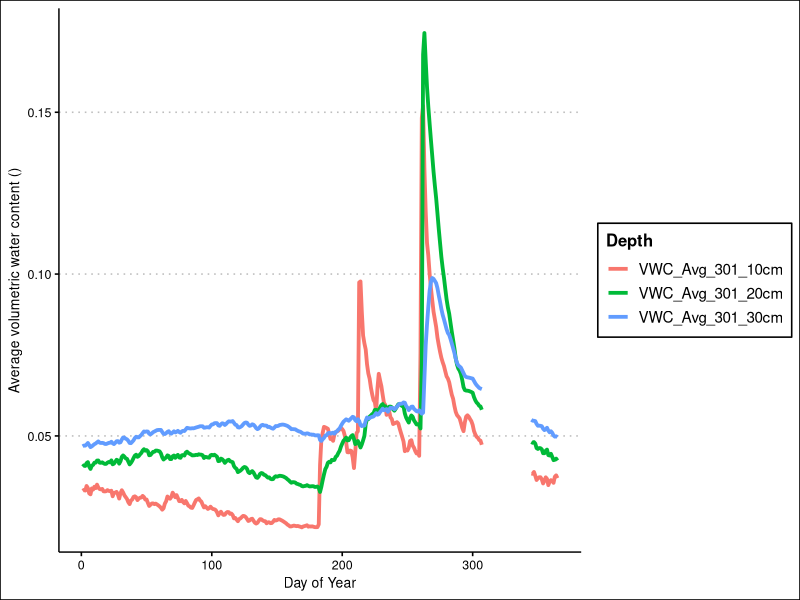

Here is the R script that generated this plot:
library(dplyr)
library(tidyverse)
library(ggplot2)
#install.packages("ggthemes")
library(ggthemes)
library(RColorBrewer)

#reading data into RStudio and adjusting headers
jornada <- read.csv("jornada_data.csv",header=F 
                    ,skip=4
                    ,sep=","  
                    ,quot='"' 
                    , col.names=c(
                      "Date",     
                      "Year",     
                      "YearDay",     
                      "Hours",     
                      "RECORD",     
                      "Flag_RECORD",     
                      "Sitename",     
                      "VWC_Avg_301_10cm",     
                      "Flag_VWC_Avg_301_10cm",     
                      "EC_Avg_301_10cm",     
                      "Flag_EC_Avg_301_10cm",     
                      "Soil_Temp_Avg_301_10cm",     
                      "Flag_Soil_Temp_Avg_301_10cm",     
                      "P_Avg_301_10cm",     
                      "Flag_P_Avg_301_10cm",     
                      "Period_Avg_301_10cm",     
                      "Flag_Period_Avg_301_10cm",     
                      "Voltage_Ratio_Avg_301_10cm",     
                      "Flag_Voltage_Ratio_Avg_301_10cm",     
                      "VWC_Avg_301_20cm",     
                      "Flag_VWC_Avg_301_20cm",     
                      "EC_Avg_301_20cm",     
                      "Flag_EC_Avg_301_20cm",     
                      "Soil_Temp_Avg_301_20cm",     
                      "Flag_Soil_Temp_Avg_301_20cm",     
                      "P_Avg_301_20cm",     
                      "Flag_P_Avg_301_20cm",     
                      "Period_Avg_301_20cm",     
                      "Flag_Period_Avg_301_20cm",     
                      "Voltage_Ratio_Avg_301_20cm",     
                      "Flag_Voltage_Ratio_Avg_301_20cm",     
                      "VWC_Avg_301_30cm",     
                      "Flag_VWC_Avg_301_30cm",     
                      "EC_Avg_301_30cm",     
                      "Flag_EC_Avg_301_30cm",     
                      "Soil_Temp_Avg_301_30cm",     
                      "Flag_Soil_Temp_Avg_301_30cm",     
                      "P_Avg_301_30cm",     
                      "Flag_P_Avg_301_30cm",     
                      "Period_Avg_301_30cm",     
                      "Flag_Period_Avg_301_30cm",     
                      "Voltage_Ratio_Avg_301_30cm",     
                      "Flag_Voltage_Ratio_Avg_301_30cm",     
                      "VWC_Avg_302_10cm",     
                      "Flag_VWC_Avg_302_10cm",     
                      "EC_Avg_302_10cm",     
                      "Flag_EC_Avg_302_10cm",     
                      "Soil_Temp_Avg_302_10cm",     
                      "Flag_Soil_Temp_Avg_302_10cm",     
                      "P_Avg_302_10cm",     
                      "Flag_P_Avg_302_10cm",     
                      "Period_Avg_302_10cm",     
                      "Flag_Period_Avg_302_10cm",     
                      "Voltage_Ratio_Avg_302_10cm",     
                      "Flag_Voltage_Ratio_Avg_302_10cm",     
                      "VWC_Avg_302_20cm",     
                      "Flag_VWC_Avg_302_20cm",     
                      "EC_Avg_302_20cm",     
                      "Flag_EC_Avg_302_20cm",     
                      "Soil_Temp_Avg_302_20cm",     
                      "Flag_Soil_Temp_Avg_302_20cm",     
                      "P_Avg_302_20cm",     
                      "Flag_P_Avg_302_20cm",     
                      "Period_Avg_302_20cm",     
                      "Flag_Period_Avg_302_20cm",     
                      "Voltage_Ratio_Avg_302_20cm",     
                      "Flag_Voltage_Ratio_Avg_302_20cm",     
                      "VWC_Avg_302_30cm",     
                      "Flag_VWC_Avg_302_30cm",     
                      "EC_Avg_302_30cm",     
                      "Flag_EC_Avg_302_30cm",     
                      "Soil_Temp_Avg_302_30cm",     
                      "Flag_Soil_Temp_Avg_302_30cm",     
                      "P_Avg_302_30cm",     
                      "Flag_P_Avg_302_30cm",     
                      "Period_Avg_302_30cm",     
                      "Flag_Period_Avg_302_30cm",     
                      "Voltage_Ratio_Avg_302_30cm",     
                      "Flag_Voltage_Ratio_Avg_302_30cm",     
                      "VwcCorr_Avg_301_10cm",     
                      "Flag_VwcCorr_Avg_301_10cm",     
                      "VwcCorr_Avg_301_20cm",     
                      "Flag_VwcCorr_Avg_301_20cm",     
                      "VwcCorr_Avg_301_30cm",     
                      "Flag_VwcCorr_Avg_301_30cm",     
                      "VwcCorr_Avg_302_10cm",     
                      "Flag_VwcCorr_Avg_302_10cm",     
                      "VwcCorr_Avg_302_20cm",     
                      "Flag_VwcCorr_Avg_302_20cm",     
                      "VwcCorr_Avg_302_30cm",     
                      "Flag_VwcCorr_Avg_302_30cm"    ), check.names=TRUE)

#converting dates into accessible format
tmpDateFormat<-"%Y-%m-%d"
tmp1Date<-as.Date(jornada$Date,format=tmpDateFormat)
View(jornada)

#checking for proper conversion
if(length(tmp1Date) == length(tmp1Date[!is.na(tmp1Date)])){jornada$Date <- tmp1Date } else {print("Date conversion failed for dt1$Date. Please inspect the data and do the date conversion yourself.")}
rm(tmpDateFormat,tmp1Date)

if (class(jornada$Year)=="factor") dt1$Year <-as.numeric(levels(dt1$Year))[as.integer(dt1$Year) ]
if (class(jornada$Year)=="character") dt1$Year <-as.numeric(dt1$Year)
if (class(jornada$YearDay)=="factor") jornada$YearDay <-as.numeric(levels(jornada$YearDay))[as.integer(jornada$YearDay) ]               
if (class(jornada$YearDay)=="character") jornada$YearDay <-as.numeric(jornada$YearDay)
if (class(jornada$Hours)=="factor") jornada$Hours <-as.numeric(levels(jornada$Hours))[as.integer(jornada$Hours) ]               
if (class(jornada$Hours)=="character") jornada$Hours <-as.numeric(jornada$Hours)
if (class(jornada$RECORD)=="factor") jornada$RECORD <-as.numeric(levels(jornada$RECORD))[as.integer(jornada$RECORD) ]               
if (class(jornada$RECORD)=="character") jornada$RECORD <-as.numeric(jornada$RECORD)
if (class(jornada$Flag_RECORD)!="factor") jornada$Flag_RECORD<- as.factor(jornada$Flag_RECORD)
if (class(jornada$VWC_Avg_301_10cm)=="factor") jornada$VWC_Avg_301_10cm <-as.numeric(levels(jornada$VWC_Avg_301_10cm))[as.integer(jornada$VWC_Avg_301_10cm) ]               
if (class(jornada$VWC_Avg_301_10cm)=="character") jornada$VWC_Avg_301_10cm <-as.numeric(jornada$VWC_Avg_301_10cm)
if (class(jornada$Flag_VWC_Avg_301_10cm)!="factor") jornada$Flag_VWC_Avg_301_10cm<- as.factor(jornada$Flag_VWC_Avg_301_10cm)
if (class(jornada$EC_Avg_301_10cm)=="factor") jornada$EC_Avg_301_10cm <-as.numeric(levels(jornada$EC_Avg_301_10cm))[as.integer(jornada$EC_Avg_301_10cm) ]               
if (class(jornada$EC_Avg_301_10cm)=="character") jornada$EC_Avg_301_10cm <-as.numeric(jornada$EC_Avg_301_10cm)
if (class(jornada$Flag_EC_Avg_301_10cm)!="factor") jornada$Flag_EC_Avg_301_10cm<- as.factor(jornada$Flag_EC_Avg_301_10cm)
if (class(jornada$Soil_Temp_Avg_301_10cm)=="factor") jornada$Soil_Temp_Avg_301_10cm <-as.numeric(levels(jornada$Soil_Temp_Avg_301_10cm))[as.integer(jornada$Soil_Temp_Avg_301_10cm) ]               
if (class(jornada$Soil_Temp_Avg_301_10cm)=="character") jornada$Soil_Temp_Avg_301_10cm <-as.numeric(jornada$Soil_Temp_Avg_301_10cm)
if (class(jornada$Flag_Soil_Temp_Avg_301_10cm)!="factor") jornada$Flag_Soil_Temp_Avg_301_10cm<- as.factor(jornada$Flag_Soil_Temp_Avg_301_10cm)
if (class(jornada$P_Avg_301_10cm)=="factor") jornada$P_Avg_301_10cm <-as.numeric(levels(jornada$P_Avg_301_10cm))[as.integer(jornada$P_Avg_301_10cm) ]               
if (class(jornada$P_Avg_301_10cm)=="character") jornada$P_Avg_301_10cm <-as.numeric(jornada$P_Avg_301_10cm)
if (class(jornada$Flag_P_Avg_301_10cm)!="factor") jornada$Flag_P_Avg_301_10cm<- as.factor(jornada$Flag_P_Avg_301_10cm)
if (class(jornada$Period_Avg_301_10cm)=="factor") jornada$Period_Avg_301_10cm <-as.numeric(levels(jornada$Period_Avg_301_10cm))[as.integer(jornada$Period_Avg_301_10cm) ]               
if (class(jornada$Period_Avg_301_10cm)=="character") jornada$Period_Avg_301_10cm <-as.numeric(jornada$Period_Avg_301_10cm)
if (class(jornada$Flag_Period_Avg_301_10cm)!="factor") jornada$Flag_Period_Avg_301_10cm<- as.factor(jornada$Flag_Period_Avg_301_10cm)
if (class(jornada$Voltage_Ratio_Avg_301_10cm)=="factor") jornada$Voltage_Ratio_Avg_301_10cm <-as.numeric(levels(jornada$Voltage_Ratio_Avg_301_10cm))[as.integer(jornada$Voltage_Ratio_Avg_301_10cm) ]               
if (class(jornada$Voltage_Ratio_Avg_301_10cm)=="character") jornada$Voltage_Ratio_Avg_301_10cm <-as.numeric(jornada$Voltage_Ratio_Avg_301_10cm)
if (class(jornada$Flag_Voltage_Ratio_Avg_301_10cm)!="factor") jornada$Flag_Voltage_Ratio_Avg_301_10cm<- as.factor(jornada$Flag_Voltage_Ratio_Avg_301_10cm)
if (class(jornada$VWC_Avg_301_20cm)=="factor") jornada$VWC_Avg_301_20cm <-as.numeric(levels(jornada$VWC_Avg_301_20cm))[as.integer(jornada$VWC_Avg_301_20cm) ]               
if (class(jornada$VWC_Avg_301_20cm)=="character") jornada$VWC_Avg_301_20cm <-as.numeric(jornada$VWC_Avg_301_20cm)
if (class(jornada$Flag_VWC_Avg_301_20cm)!="factor") jornada$Flag_VWC_Avg_301_20cm<- as.factor(jornada$Flag_VWC_Avg_301_20cm)
if (class(jornada$EC_Avg_301_20cm)=="factor") jornada$EC_Avg_301_20cm <-as.numeric(levels(jornada$EC_Avg_301_20cm))[as.integer(jornada$EC_Avg_301_20cm) ]               
if (class(jornada$EC_Avg_301_20cm)=="character") jornada$EC_Avg_301_20cm <-as.numeric(jornada$EC_Avg_301_20cm)
if (class(jornada$Flag_EC_Avg_301_20cm)!="factor") jornada$Flag_EC_Avg_301_20cm<- as.factor(jornada$Flag_EC_Avg_301_20cm)
if (class(jornada$Soil_Temp_Avg_301_20cm)=="factor") jornada$Soil_Temp_Avg_301_20cm <-as.numeric(levels(jornada$Soil_Temp_Avg_301_20cm))[as.integer(jornada$Soil_Temp_Avg_301_20cm) ]               
if (class(jornada$Soil_Temp_Avg_301_20cm)=="character") jornada$Soil_Temp_Avg_301_20cm <-as.numeric(jornada$Soil_Temp_Avg_301_20cm)
if (class(jornada$Flag_Soil_Temp_Avg_301_20cm)!="factor") jornada$Flag_Soil_Temp_Avg_301_20cm<- as.factor(jornada$Flag_Soil_Temp_Avg_301_20cm)
if (class(jornada$P_Avg_301_20cm)=="factor") jornada$P_Avg_301_20cm <-as.numeric(levels(jornada$P_Avg_301_20cm))[as.integer(jornada$P_Avg_301_20cm) ]               
if (class(jornada$P_Avg_301_20cm)=="character") jornada$P_Avg_301_20cm <-as.numeric(jornada$P_Avg_301_20cm)
if (class(jornada$Flag_P_Avg_301_20cm)!="factor") jornada$Flag_P_Avg_301_20cm<- as.factor(jornada$Flag_P_Avg_301_20cm)
if (class(jornada$Period_Avg_301_20cm)=="factor") jornada$Period_Avg_301_20cm <-as.numeric(levels(jornada$Period_Avg_301_20cm))[as.integer(jornada$Period_Avg_301_20cm) ]               
if (class(jornada$Period_Avg_301_20cm)=="character") jornada$Period_Avg_301_20cm <-as.numeric(jornada$Period_Avg_301_20cm)
if (class(jornada$Flag_Period_Avg_301_20cm)!="factor") jornada$Flag_Period_Avg_301_20cm<- as.factor(jornada$Flag_Period_Avg_301_20cm)
if (class(jornada$Voltage_Ratio_Avg_301_20cm)=="factor") jornada$Voltage_Ratio_Avg_301_20cm <-as.numeric(levels(jornada$Voltage_Ratio_Avg_301_20cm))[as.integer(jornada$Voltage_Ratio_Avg_301_20cm) ]               
if (class(jornada$Voltage_Ratio_Avg_301_20cm)=="character") jornada$Voltage_Ratio_Avg_301_20cm <-as.numeric(jornada$Voltage_Ratio_Avg_301_20cm)
if (class(jornada$Flag_Voltage_Ratio_Avg_301_20cm)!="factor") jornada$Flag_Voltage_Ratio_Avg_301_20cm<- as.factor(jornada$Flag_Voltage_Ratio_Avg_301_20cm)
if (class(jornada$VWC_Avg_301_30cm)=="factor") jornada$VWC_Avg_301_30cm <-as.numeric(levels(jornada$VWC_Avg_301_30cm))[as.integer(jornada$VWC_Avg_301_30cm) ]               
if (class(jornada$VWC_Avg_301_30cm)=="character") jornada$VWC_Avg_301_30cm <-as.numeric(jornada$VWC_Avg_301_30cm)
if (class(jornada$Flag_VWC_Avg_301_30cm)!="factor") jornada$Flag_VWC_Avg_301_30cm<- as.factor(jornada$Flag_VWC_Avg_301_30cm)
if (class(jornada$EC_Avg_301_30cm)=="factor") jornada$EC_Avg_301_30cm <-as.numeric(levels(jornada$EC_Avg_301_30cm))[as.integer(jornada$EC_Avg_301_30cm) ]               
if (class(jornada$EC_Avg_301_30cm)=="character") jornada$EC_Avg_301_30cm <-as.numeric(jornada$EC_Avg_301_30cm)
if (class(jornada$Flag_EC_Avg_301_30cm)!="factor") jornada$Flag_EC_Avg_301_30cm<- as.factor(jornada$Flag_EC_Avg_301_30cm)
if (class(jornada$Soil_Temp_Avg_301_30cm)=="factor") jornada$Soil_Temp_Avg_301_30cm <-as.numeric(levels(jornada$Soil_Temp_Avg_301_30cm))[as.integer(jornada$Soil_Temp_Avg_301_30cm) ]               
if (class(jornada$Soil_Temp_Avg_301_30cm)=="character") jornada$Soil_Temp_Avg_301_30cm <-as.numeric(jornada$Soil_Temp_Avg_301_30cm)
if (class(jornada$Flag_Soil_Temp_Avg_301_30cm)!="factor") jornada$Flag_Soil_Temp_Avg_301_30cm<- as.factor(jornada$Flag_Soil_Temp_Avg_301_30cm)
if (class(jornada$P_Avg_301_30cm)=="factor") jornada$P_Avg_301_30cm <-as.numeric(levels(jornada$P_Avg_301_30cm))[as.integer(jornada$P_Avg_301_30cm) ]               
if (class(jornada$P_Avg_301_30cm)=="character") jornada$P_Avg_301_30cm <-as.numeric(jornada$P_Avg_301_30cm)
if (class(jornada$Flag_P_Avg_301_30cm)!="factor") jornada$Flag_P_Avg_301_30cm<- as.factor(jornada$Flag_P_Avg_301_30cm)
if (class(jornada$Period_Avg_301_30cm)=="factor") jornada$Period_Avg_301_30cm <-as.numeric(levels(jornada$Period_Avg_301_30cm))[as.integer(jornada$Period_Avg_301_30cm) ]               
if (class(jornada$Period_Avg_301_30cm)=="character") jornada$Period_Avg_301_30cm <-as.numeric(jornada$Period_Avg_301_30cm)
if (class(jornada$Flag_Period_Avg_301_30cm)!="factor") jornada$Flag_Period_Avg_301_30cm<- as.factor(jornada$Flag_Period_Avg_301_30cm)
if (class(jornada$Voltage_Ratio_Avg_301_30cm)=="factor") jornada$Voltage_Ratio_Avg_301_30cm <-as.numeric(levels(jornada$Voltage_Ratio_Avg_301_30cm))[as.integer(jornada$Voltage_Ratio_Avg_301_30cm) ]               
if (class(jornada$Voltage_Ratio_Avg_301_30cm)=="character") jornada$Voltage_Ratio_Avg_301_30cm <-as.numeric(jornada$Voltage_Ratio_Avg_301_30cm)
if (class(jornada$Flag_Voltage_Ratio_Avg_301_30cm)!="factor") jornada$Flag_Voltage_Ratio_Avg_301_30cm<- as.factor(jornada$Flag_Voltage_Ratio_Avg_301_30cm)
if (class(jornada$VWC_Avg_302_10cm)=="factor") jornada$VWC_Avg_302_10cm <-as.numeric(levels(jornada$VWC_Avg_302_10cm))[as.integer(jornada$VWC_Avg_302_10cm) ]               
if (class(jornada$VWC_Avg_302_10cm)=="character") jornada$VWC_Avg_302_10cm <-as.numeric(jornada$VWC_Avg_302_10cm)
if (class(jornada$Flag_VWC_Avg_302_10cm)!="factor") jornada$Flag_VWC_Avg_302_10cm<- as.factor(jornada$Flag_VWC_Avg_302_10cm)
if (class(jornada$EC_Avg_302_10cm)=="factor") jornada$EC_Avg_302_10cm <-as.numeric(levels(jornada$EC_Avg_302_10cm))[as.integer(jornada$EC_Avg_302_10cm) ]               
if (class(jornada$EC_Avg_302_10cm)=="character") jornada$EC_Avg_302_10cm <-as.numeric(jornada$EC_Avg_302_10cm)
if (class(jornada$Flag_EC_Avg_302_10cm)!="factor") jornada$Flag_EC_Avg_302_10cm<- as.factor(jornada$Flag_EC_Avg_302_10cm)
if (class(jornada$Soil_Temp_Avg_302_10cm)=="factor") jornada$Soil_Temp_Avg_302_10cm <-as.numeric(levels(jornada$Soil_Temp_Avg_302_10cm))[as.integer(jornada$Soil_Temp_Avg_302_10cm) ]               
if (class(jornada$Soil_Temp_Avg_302_10cm)=="character") jornada$Soil_Temp_Avg_302_10cm <-as.numeric(jornada$Soil_Temp_Avg_302_10cm)
if (class(jornada$Flag_Soil_Temp_Avg_302_10cm)!="factor") jornada$Flag_Soil_Temp_Avg_302_10cm<- as.factor(jornada$Flag_Soil_Temp_Avg_302_10cm)
if (class(jornada$P_Avg_302_10cm)=="factor") jornada$P_Avg_302_10cm <-as.numeric(levels(jornada$P_Avg_302_10cm))[as.integer(jornada$P_Avg_302_10cm) ]               
if (class(jornada$P_Avg_302_10cm)=="character") jornada$P_Avg_302_10cm <-as.numeric(jornada$P_Avg_302_10cm)
if (class(jornada$Flag_P_Avg_302_10cm)!="factor") jornada$Flag_P_Avg_302_10cm<- as.factor(jornada$Flag_P_Avg_302_10cm)
if (class(jornada$Period_Avg_302_10cm)=="factor") jornada$Period_Avg_302_10cm <-as.numeric(levels(jornada$Period_Avg_302_10cm))[as.integer(jornada$Period_Avg_302_10cm) ]               
if (class(jornada$Period_Avg_302_10cm)=="character") jornada$Period_Avg_302_10cm <-as.numeric(jornada$Period_Avg_302_10cm)
if (class(jornada$Flag_Period_Avg_302_10cm)!="factor") jornada$Flag_Period_Avg_302_10cm<- as.factor(jornada$Flag_Period_Avg_302_10cm)
if (class(jornada$Voltage_Ratio_Avg_302_10cm)=="factor") jornada$Voltage_Ratio_Avg_302_10cm <-as.numeric(levels(jornada$Voltage_Ratio_Avg_302_10cm))[as.integer(jornada$Voltage_Ratio_Avg_302_10cm) ]               
if (class(jornada$Voltage_Ratio_Avg_302_10cm)=="character") jornada$Voltage_Ratio_Avg_302_10cm <-as.numeric(jornada$Voltage_Ratio_Avg_302_10cm)
if (class(jornada$Flag_Voltage_Ratio_Avg_302_10cm)!="factor") jornada$Flag_Voltage_Ratio_Avg_302_10cm<- as.factor(jornada$Flag_Voltage_Ratio_Avg_302_10cm)
if (class(jornada$VWC_Avg_302_20cm)=="factor") jornada$VWC_Avg_302_20cm <-as.numeric(levels(jornada$VWC_Avg_302_20cm))[as.integer(jornada$VWC_Avg_302_20cm) ]               
if (class(jornada$VWC_Avg_302_20cm)=="character") jornada$VWC_Avg_302_20cm <-as.numeric(jornada$VWC_Avg_302_20cm)
if (class(jornada$Flag_VWC_Avg_302_20cm)!="factor") jornada$Flag_VWC_Avg_302_20cm<- as.factor(jornada$Flag_VWC_Avg_302_20cm)
if (class(jornada$EC_Avg_302_20cm)=="factor") jornada$EC_Avg_302_20cm <-as.numeric(levels(jornada$EC_Avg_302_20cm))[as.integer(jornada$EC_Avg_302_20cm) ]               
if (class(jornada$EC_Avg_302_20cm)=="character") jornada$EC_Avg_302_20cm <-as.numeric(jornada$EC_Avg_302_20cm)
if (class(jornada$Flag_EC_Avg_302_20cm)!="factor") jornada$Flag_EC_Avg_302_20cm<- as.factor(jornada$Flag_EC_Avg_302_20cm)
if (class(jornada$Soil_Temp_Avg_302_20cm)=="factor") jornada$Soil_Temp_Avg_302_20cm <-as.numeric(levels(jornada$Soil_Temp_Avg_302_20cm))[as.integer(jornada$Soil_Temp_Avg_302_20cm) ]               
if (class(jornada$Soil_Temp_Avg_302_20cm)=="character") jornada$Soil_Temp_Avg_302_20cm <-as.numeric(jornada$Soil_Temp_Avg_302_20cm)
if (class(jornada$Flag_Soil_Temp_Avg_302_20cm)!="factor") jornada$Flag_Soil_Temp_Avg_302_20cm<- as.factor(jornada$Flag_Soil_Temp_Avg_302_20cm)
if (class(jornada$P_Avg_302_20cm)=="factor") jornada$P_Avg_302_20cm <-as.numeric(levels(jornada$P_Avg_302_20cm))[as.integer(jornada$P_Avg_302_20cm) ]               
if (class(jornada$P_Avg_302_20cm)=="character") jornada$P_Avg_302_20cm <-as.numeric(jornada$P_Avg_302_20cm)
if (class(jornada$Flag_P_Avg_302_20cm)!="factor") jornada$Flag_P_Avg_302_20cm<- as.factor(jornada$Flag_P_Avg_302_20cm)
if (class(jornada$Period_Avg_302_20cm)=="factor") jornada$Period_Avg_302_20cm <-as.numeric(levels(jornada$Period_Avg_302_20cm))[as.integer(jornada$Period_Avg_302_20cm) ]               
if (class(jornada$Period_Avg_302_20cm)=="character") jornada$Period_Avg_302_20cm <-as.numeric(jornada$Period_Avg_302_20cm)
if (class(jornada$Flag_Period_Avg_302_20cm)!="factor") jornada$Flag_Period_Avg_302_20cm<- as.factor(jornada$Flag_Period_Avg_302_20cm)
if (class(jornada$Voltage_Ratio_Avg_302_20cm)=="factor") jornada$Voltage_Ratio_Avg_302_20cm <-as.numeric(levels(jornada$Voltage_Ratio_Avg_302_20cm))[as.integer(jornada$Voltage_Ratio_Avg_302_20cm) ]               
if (class(jornada$Voltage_Ratio_Avg_302_20cm)=="character") jornada$Voltage_Ratio_Avg_302_20cm <-as.numeric(jornada$Voltage_Ratio_Avg_302_20cm)
if (class(jornada$Flag_Voltage_Ratio_Avg_302_20cm)!="factor") jornada$Flag_Voltage_Ratio_Avg_302_20cm<- as.factor(jornada$Flag_Voltage_Ratio_Avg_302_20cm)
if (class(jornada$VWC_Avg_302_30cm)=="factor") jornada$VWC_Avg_302_30cm <-as.numeric(levels(jornada$VWC_Avg_302_30cm))[as.integer(jornada$VWC_Avg_302_30cm) ]               
if (class(jornada$VWC_Avg_302_30cm)=="character") jornada$VWC_Avg_302_30cm <-as.numeric(jornada$VWC_Avg_302_30cm)
if (class(jornada$Flag_VWC_Avg_302_30cm)!="factor") jornada$Flag_VWC_Avg_302_30cm<- as.factor(jornada$Flag_VWC_Avg_302_30cm)
if (class(jornada$EC_Avg_302_30cm)=="factor") jornada$EC_Avg_302_30cm <-as.numeric(levels(jornada$EC_Avg_302_30cm))[as.integer(jornada$EC_Avg_302_30cm) ]               
if (class(jornada$EC_Avg_302_30cm)=="character") jornada$EC_Avg_302_30cm <-as.numeric(jornada$EC_Avg_302_30cm)
if (class(jornada$Flag_EC_Avg_302_30cm)!="factor") jornada$Flag_EC_Avg_302_30cm<- as.factor(jornada$Flag_EC_Avg_302_30cm)
if (class(jornada$Soil_Temp_Avg_302_30cm)=="factor") jornada$Soil_Temp_Avg_302_30cm <-as.numeric(levels(jornada$Soil_Temp_Avg_302_30cm))[as.integer(jornada$Soil_Temp_Avg_302_30cm) ]               
if (class(jornada$Soil_Temp_Avg_302_30cm)=="character") jornada$Soil_Temp_Avg_302_30cm <-as.numeric(jornada$Soil_Temp_Avg_302_30cm)
if (class(jornada$Flag_Soil_Temp_Avg_302_30cm)!="factor") jornada$Flag_Soil_Temp_Avg_302_30cm<- as.factor(jornada$Flag_Soil_Temp_Avg_302_30cm)
if (class(jornada$P_Avg_302_30cm)=="factor") jornada$P_Avg_302_30cm <-as.numeric(levels(jornada$P_Avg_302_30cm))[as.integer(jornada$P_Avg_302_30cm) ]               
if (class(jornada$P_Avg_302_30cm)=="character") jornada$P_Avg_302_30cm <-as.numeric(jornada$P_Avg_302_30cm)
if (class(jornada$Flag_P_Avg_302_30cm)!="factor") jornada$Flag_P_Avg_302_30cm<- as.factor(jornada$Flag_P_Avg_302_30cm)
if (class(jornada$Period_Avg_302_30cm)=="factor") jornada$Period_Avg_302_30cm <-as.numeric(levels(jornada$Period_Avg_302_30cm))[as.integer(jornada$Period_Avg_302_30cm) ]               
if (class(jornada$Period_Avg_302_30cm)=="character") jornada$Period_Avg_302_30cm <-as.numeric(jornada$Period_Avg_302_30cm)
if (class(jornada$Flag_Period_Avg_302_30cm)!="factor") jornada$Flag_Period_Avg_302_30cm<- as.factor(jornada$Flag_Period_Avg_302_30cm)
if (class(jornada$Voltage_Ratio_Avg_302_30cm)=="factor") jornada$Voltage_Ratio_Avg_302_30cm <-as.numeric(levels(jornada$Voltage_Ratio_Avg_302_30cm))[as.integer(jornada$Voltage_Ratio_Avg_302_30cm) ]               
if (class(jornada$Voltage_Ratio_Avg_302_30cm)=="character") jornada$Voltage_Ratio_Avg_302_30cm <-as.numeric(jornada$Voltage_Ratio_Avg_302_30cm)
if (class(jornada$Flag_Voltage_Ratio_Avg_302_30cm)!="factor") jornada$Flag_Voltage_Ratio_Avg_302_30cm<- as.factor(jornada$Flag_Voltage_Ratio_Avg_302_30cm)
if (class(jornada$VwcCorr_Avg_301_10cm)=="factor") jornada$VwcCorr_Avg_301_10cm <-as.numeric(levels(jornada$VwcCorr_Avg_301_10cm))[as.integer(jornada$VwcCorr_Avg_301_10cm) ]               
if (class(jornada$VwcCorr_Avg_301_10cm)=="character") jornada$VwcCorr_Avg_301_10cm <-as.numeric(jornada$VwcCorr_Avg_301_10cm)
if (class(jornada$Flag_VwcCorr_Avg_301_10cm)!="factor") jornada$Flag_VwcCorr_Avg_301_10cm<- as.factor(jornada$Flag_VwcCorr_Avg_301_10cm)
if (class(jornada$VwcCorr_Avg_301_20cm)=="factor") jornada$VwcCorr_Avg_301_20cm <-as.numeric(levels(jornada$VwcCorr_Avg_301_20cm))[as.integer(jornada$VwcCorr_Avg_301_20cm) ]               
if (class(jornada$VwcCorr_Avg_301_20cm)=="character") jornada$VwcCorr_Avg_301_20cm <-as.numeric(jornada$VwcCorr_Avg_301_20cm)
if (class(jornada$Flag_VwcCorr_Avg_301_20cm)!="factor") jornada$Flag_VwcCorr_Avg_301_20cm<- as.factor(jornada$Flag_VwcCorr_Avg_301_20cm)
if (class(jornada$VwcCorr_Avg_301_30cm)=="factor") jornada$VwcCorr_Avg_301_30cm <-as.numeric(levels(jornada$VwcCorr_Avg_301_30cm))[as.integer(jornada$VwcCorr_Avg_301_30cm) ]               
if (class(jornada$VwcCorr_Avg_301_30cm)=="character") jornada$VwcCorr_Avg_301_30cm <-as.numeric(jornada$VwcCorr_Avg_301_30cm)
if (class(jornada$Flag_VwcCorr_Avg_301_30cm)!="factor") jornada$Flag_VwcCorr_Avg_301_30cm<- as.factor(jornada$Flag_VwcCorr_Avg_301_30cm)
if (class(jornada$VwcCorr_Avg_302_10cm)=="factor") jornada$VwcCorr_Avg_302_10cm <-as.numeric(levels(jornada$VwcCorr_Avg_302_10cm))[as.integer(jornada$VwcCorr_Avg_302_10cm) ]               
if (class(jornada$VwcCorr_Avg_302_10cm)=="character") jornada$VwcCorr_Avg_302_10cm <-as.numeric(jornada$VwcCorr_Avg_302_10cm)
if (class(jornada$Flag_VwcCorr_Avg_302_10cm)!="factor") jornada$Flag_VwcCorr_Avg_302_10cm<- as.factor(jornada$Flag_VwcCorr_Avg_302_10cm)
if (class(jornada$VwcCorr_Avg_302_20cm)=="factor") jornada$VwcCorr_Avg_302_20cm <-as.numeric(levels(jornada$VwcCorr_Avg_302_20cm))[as.integer(jornada$VwcCorr_Avg_302_20cm) ]               
if (class(jornada$VwcCorr_Avg_302_20cm)=="character") jornada$VwcCorr_Avg_302_20cm <-as.numeric(jornada$VwcCorr_Avg_302_20cm)
if (class(jornada$Flag_VwcCorr_Avg_302_20cm)!="factor") jornada$Flag_VwcCorr_Avg_302_20cm<- as.factor(jornada$Flag_VwcCorr_Avg_302_20cm)
if (class(jornada$VwcCorr_Avg_302_30cm)=="factor") jornada$VwcCorr_Avg_302_30cm <-as.numeric(levels(jornada$VwcCorr_Avg_302_30cm))[as.integer(jornada$VwcCorr_Avg_302_30cm) ]               
if (class(jornada$VwcCorr_Avg_302_30cm)=="character") jornada$VwcCorr_Avg_302_30cm <-as.numeric(jornada$VwcCorr_Avg_302_30cm)
if (class(jornada$Flag_VwcCorr_Avg_302_30cm)!="factor") jornada$Flag_VwcCorr_Avg_302_30cm<- as.factor(jornada$Flag_VwcCorr_Avg_302_30cm)

# Convert Missing Values to NA for non-dates

jornada$Year <- ifelse((trimws(as.character(jornada$Year))==trimws("NaN")),NA,jornada$Year)               
suppressWarnings(jornada$Year <- ifelse(!is.na(as.numeric("NaN")) & (trimws(as.character(jornada$Year))==as.character(as.numeric("NaN"))),NA,jornada$Year))
jornada$YearDay <- ifelse((trimws(as.character(jornada$YearDay))==trimws("NaN")),NA,jornada$YearDay)               
suppressWarnings(jornada$YearDay <- ifelse(!is.na(as.numeric("NaN")) & (trimws(as.character(jornada$YearDay))==as.character(as.numeric("NaN"))),NA,jornada$YearDay))
jornada$Hours <- ifelse((trimws(as.character(jornada$Hours))==trimws("NaN")),NA,jornada$Hours)               
suppressWarnings(jornada$Hours <- ifelse(!is.na(as.numeric("NaN")) & (trimws(as.character(jornada$Hours))==as.character(as.numeric("NaN"))),NA,jornada$Hours))
jornada$RECORD <- ifelse((trimws(as.character(jornada$RECORD))==trimws("NaN")),NA,jornada$RECORD)               
suppressWarnings(jornada$RECORD <- ifelse(!is.na(as.numeric("NaN")) & (trimws(as.character(jornada$RECORD))==as.character(as.numeric("NaN"))),NA,jornada$RECORD))
jornada$VWC_Avg_301_10cm <- ifelse((trimws(as.character(jornada$VWC_Avg_301_10cm))==trimws("NaN")),NA,jornada$VWC_Avg_301_10cm)               
suppressWarnings(jornada$VWC_Avg_301_10cm <- ifelse(!is.na(as.numeric("NaN")) & (trimws(as.character(jornada$VWC_Avg_301_10cm))==as.character(as.numeric("NaN"))),NA,jornada$VWC_Avg_301_10cm))
jornada$EC_Avg_301_10cm <- ifelse((trimws(as.character(jornada$EC_Avg_301_10cm))==trimws("NaN")),NA,jornada$EC_Avg_301_10cm)               
suppressWarnings(jornada$EC_Avg_301_10cm <- ifelse(!is.na(as.numeric("NaN")) & (trimws(as.character(jornada$EC_Avg_301_10cm))==as.character(as.numeric("NaN"))),NA,jornada$EC_Avg_301_10cm))
jornada$Soil_Temp_Avg_301_10cm <- ifelse((trimws(as.character(jornada$Soil_Temp_Avg_301_10cm))==trimws("NaN")),NA,jornada$Soil_Temp_Avg_301_10cm)               
suppressWarnings(jornada$Soil_Temp_Avg_301_10cm <- ifelse(!is.na(as.numeric("NaN")) & (trimws(as.character(jornada$Soil_Temp_Avg_301_10cm))==as.character(as.numeric("NaN"))),NA,jornada$Soil_Temp_Avg_301_10cm))
jornada$P_Avg_301_10cm <- ifelse((trimws(as.character(jornada$P_Avg_301_10cm))==trimws("NaN")),NA,jornada$P_Avg_301_10cm)               
suppressWarnings(jornada$P_Avg_301_10cm <- ifelse(!is.na(as.numeric("NaN")) & (trimws(as.character(jornada$P_Avg_301_10cm))==as.character(as.numeric("NaN"))),NA,jornada$P_Avg_301_10cm))
jornada$Period_Avg_301_10cm <- ifelse((trimws(as.character(jornada$Period_Avg_301_10cm))==trimws("NaN")),NA,jornada$Period_Avg_301_10cm)               
suppressWarnings(jornada$Period_Avg_301_10cm <- ifelse(!is.na(as.numeric("NaN")) & (trimws(as.character(jornada$Period_Avg_301_10cm))==as.character(as.numeric("NaN"))),NA,jornada$Period_Avg_301_10cm))
jornada$Voltage_Ratio_Avg_301_10cm <- ifelse((trimws(as.character(jornada$Voltage_Ratio_Avg_301_10cm))==trimws("NaN")),NA,jornada$Voltage_Ratio_Avg_301_10cm)               
suppressWarnings(jornada$Voltage_Ratio_Avg_301_10cm <- ifelse(!is.na(as.numeric("NaN")) & (trimws(as.character(jornada$Voltage_Ratio_Avg_301_10cm))==as.character(as.numeric("NaN"))),NA,jornada$Voltage_Ratio_Avg_301_10cm))
jornada$VWC_Avg_301_20cm <- ifelse((trimws(as.character(jornada$VWC_Avg_301_20cm))==trimws("NaN")),NA,jornada$VWC_Avg_301_20cm)               
suppressWarnings(jornada$VWC_Avg_301_20cm <- ifelse(!is.na(as.numeric("NaN")) & (trimws(as.character(jornada$VWC_Avg_301_20cm))==as.character(as.numeric("NaN"))),NA,jornada$VWC_Avg_301_20cm))
jornada$EC_Avg_301_20cm <- ifelse((trimws(as.character(jornada$EC_Avg_301_20cm))==trimws("NaN")),NA,jornada$EC_Avg_301_20cm)               
suppressWarnings(jornada$EC_Avg_301_20cm <- ifelse(!is.na(as.numeric("NaN")) & (trimws(as.character(jornada$EC_Avg_301_20cm))==as.character(as.numeric("NaN"))),NA,jornada$EC_Avg_301_20cm))
jornada$Soil_Temp_Avg_301_20cm <- ifelse((trimws(as.character(jornada$Soil_Temp_Avg_301_20cm))==trimws("NaN")),NA,jornada$Soil_Temp_Avg_301_20cm)               
suppressWarnings(jornada$Soil_Temp_Avg_301_20cm <- ifelse(!is.na(as.numeric("NaN")) & (trimws(as.character(jornada$Soil_Temp_Avg_301_20cm))==as.character(as.numeric("NaN"))),NA,jornada$Soil_Temp_Avg_301_20cm))
jornada$P_Avg_301_20cm <- ifelse((trimws(as.character(jornada$P_Avg_301_20cm))==trimws("NaN")),NA,jornada$P_Avg_301_20cm)               
suppressWarnings(jornada$P_Avg_301_20cm <- ifelse(!is.na(as.numeric("NaN")) & (trimws(as.character(jornada$P_Avg_301_20cm))==as.character(as.numeric("NaN"))),NA,jornada$P_Avg_301_20cm))
jornada$Period_Avg_301_20cm <- ifelse((trimws(as.character(jornada$Period_Avg_301_20cm))==trimws("NaN")),NA,jornada$Period_Avg_301_20cm)               
suppressWarnings(jornada$Period_Avg_301_20cm <- ifelse(!is.na(as.numeric("NaN")) & (trimws(as.character(jornada$Period_Avg_301_20cm))==as.character(as.numeric("NaN"))),NA,jornada$Period_Avg_301_20cm))
jornada$Voltage_Ratio_Avg_301_20cm <- ifelse((trimws(as.character(jornada$Voltage_Ratio_Avg_301_20cm))==trimws("NaN")),NA,jornada$Voltage_Ratio_Avg_301_20cm)               
suppressWarnings(jornada$Voltage_Ratio_Avg_301_20cm <- ifelse(!is.na(as.numeric("NaN")) & (trimws(as.character(jornada$Voltage_Ratio_Avg_301_20cm))==as.character(as.numeric("NaN"))),NA,jornada$Voltage_Ratio_Avg_301_20cm))
jornada$VWC_Avg_301_30cm <- ifelse((trimws(as.character(jornada$VWC_Avg_301_30cm))==trimws("NaN")),NA,jornada$VWC_Avg_301_30cm)               
suppressWarnings(jornada$VWC_Avg_301_30cm <- ifelse(!is.na(as.numeric("NaN")) & (trimws(as.character(jornada$VWC_Avg_301_30cm))==as.character(as.numeric("NaN"))),NA,jornada$VWC_Avg_301_30cm))
jornada$EC_Avg_301_30cm <- ifelse((trimws(as.character(jornada$EC_Avg_301_30cm))==trimws("NaN")),NA,jornada$EC_Avg_301_30cm)               
suppressWarnings(jornada$EC_Avg_301_30cm <- ifelse(!is.na(as.numeric("NaN")) & (trimws(as.character(jornada$EC_Avg_301_30cm))==as.character(as.numeric("NaN"))),NA,jornada$EC_Avg_301_30cm))
jornada$Soil_Temp_Avg_301_30cm <- ifelse((trimws(as.character(jornada$Soil_Temp_Avg_301_30cm))==trimws("NaN")),NA,jornada$Soil_Temp_Avg_301_30cm)               
suppressWarnings(jornada$Soil_Temp_Avg_301_30cm <- ifelse(!is.na(as.numeric("NaN")) & (trimws(as.character(jornada$Soil_Temp_Avg_301_30cm))==as.character(as.numeric("NaN"))),NA,jornada$Soil_Temp_Avg_301_30cm))
jornada$P_Avg_301_30cm <- ifelse((trimws(as.character(jornada$P_Avg_301_30cm))==trimws("NaN")),NA,jornada$P_Avg_301_30cm)               
suppressWarnings(jornada$P_Avg_301_30cm <- ifelse(!is.na(as.numeric("NaN")) & (trimws(as.character(jornada$P_Avg_301_30cm))==as.character(as.numeric("NaN"))),NA,jornada$P_Avg_301_30cm))
jornada$Period_Avg_301_30cm <- ifelse((trimws(as.character(jornada$Period_Avg_301_30cm))==trimws("NaN")),NA,jornada$Period_Avg_301_30cm)               
suppressWarnings(jornada$Period_Avg_301_30cm <- ifelse(!is.na(as.numeric("NaN")) & (trimws(as.character(jornada$Period_Avg_301_30cm))==as.character(as.numeric("NaN"))),NA,jornada$Period_Avg_301_30cm))
jornada$Voltage_Ratio_Avg_301_30cm <- ifelse((trimws(as.character(jornada$Voltage_Ratio_Avg_301_30cm))==trimws("NaN")),NA,jornada$Voltage_Ratio_Avg_301_30cm)               
suppressWarnings(jornada$Voltage_Ratio_Avg_301_30cm <- ifelse(!is.na(as.numeric("NaN")) & (trimws(as.character(jornada$Voltage_Ratio_Avg_301_30cm))==as.character(as.numeric("NaN"))),NA,jornada$Voltage_Ratio_Avg_301_30cm))
jornada$VWC_Avg_302_10cm <- ifelse((trimws(as.character(jornada$VWC_Avg_302_10cm))==trimws("NaN")),NA,jornada$VWC_Avg_302_10cm)               
suppressWarnings(jornada$VWC_Avg_302_10cm <- ifelse(!is.na(as.numeric("NaN")) & (trimws(as.character(jornada$VWC_Avg_302_10cm))==as.character(as.numeric("NaN"))),NA,jornada$VWC_Avg_302_10cm))
jornada$EC_Avg_302_10cm <- ifelse((trimws(as.character(jornada$EC_Avg_302_10cm))==trimws("NaN")),NA,jornada$EC_Avg_302_10cm)               
suppressWarnings(jornada$EC_Avg_302_10cm <- ifelse(!is.na(as.numeric("NaN")) & (trimws(as.character(jornada$EC_Avg_302_10cm))==as.character(as.numeric("NaN"))),NA,jornada$EC_Avg_302_10cm))
jornada$Soil_Temp_Avg_302_10cm <- ifelse((trimws(as.character(jornada$Soil_Temp_Avg_302_10cm))==trimws("NaN")),NA,jornada$Soil_Temp_Avg_302_10cm)               
suppressWarnings(jornada$Soil_Temp_Avg_302_10cm <- ifelse(!is.na(as.numeric("NaN")) & (trimws(as.character(jornada$Soil_Temp_Avg_302_10cm))==as.character(as.numeric("NaN"))),NA,jornada$Soil_Temp_Avg_302_10cm))
jornada$P_Avg_302_10cm <- ifelse((trimws(as.character(jornada$P_Avg_302_10cm))==trimws("NaN")),NA,jornada$P_Avg_302_10cm)               
suppressWarnings(jornada$P_Avg_302_10cm <- ifelse(!is.na(as.numeric("NaN")) & (trimws(as.character(jornada$P_Avg_302_10cm))==as.character(as.numeric("NaN"))),NA,jornada$P_Avg_302_10cm))
jornada$Period_Avg_302_10cm <- ifelse((trimws(as.character(jornada$Period_Avg_302_10cm))==trimws("NaN")),NA,jornada$Period_Avg_302_10cm)               
suppressWarnings(jornada$Period_Avg_302_10cm <- ifelse(!is.na(as.numeric("NaN")) & (trimws(as.character(jornada$Period_Avg_302_10cm))==as.character(as.numeric("NaN"))),NA,jornada$Period_Avg_302_10cm))
jornada$Voltage_Ratio_Avg_302_10cm <- ifelse((trimws(as.character(jornada$Voltage_Ratio_Avg_302_10cm))==trimws("NaN")),NA,jornada$Voltage_Ratio_Avg_302_10cm)               
suppressWarnings(jornada$Voltage_Ratio_Avg_302_10cm <- ifelse(!is.na(as.numeric("NaN")) & (trimws(as.character(jornada$Voltage_Ratio_Avg_302_10cm))==as.character(as.numeric("NaN"))),NA,jornada$Voltage_Ratio_Avg_302_10cm))
jornada$VWC_Avg_302_20cm <- ifelse((trimws(as.character(jornada$VWC_Avg_302_20cm))==trimws("NaN")),NA,jornada$VWC_Avg_302_20cm)               
suppressWarnings(jornada$VWC_Avg_302_20cm <- ifelse(!is.na(as.numeric("NaN")) & (trimws(as.character(jornada$VWC_Avg_302_20cm))==as.character(as.numeric("NaN"))),NA,jornada$VWC_Avg_302_20cm))
jornada$EC_Avg_302_20cm <- ifelse((trimws(as.character(jornada$EC_Avg_302_20cm))==trimws("NaN")),NA,jornada$EC_Avg_302_20cm)               
suppressWarnings(jornada$EC_Avg_302_20cm <- ifelse(!is.na(as.numeric("NaN")) & (trimws(as.character(jornada$EC_Avg_302_20cm))==as.character(as.numeric("NaN"))),NA,jornada$EC_Avg_302_20cm))
jornada$Soil_Temp_Avg_302_20cm <- ifelse((trimws(as.character(jornada$Soil_Temp_Avg_302_20cm))==trimws("NaN")),NA,jornada$Soil_Temp_Avg_302_20cm)               
suppressWarnings(jornada$Soil_Temp_Avg_302_20cm <- ifelse(!is.na(as.numeric("NaN")) & (trimws(as.character(jornada$Soil_Temp_Avg_302_20cm))==as.character(as.numeric("NaN"))),NA,jornada$Soil_Temp_Avg_302_20cm))
jornada$P_Avg_302_20cm <- ifelse((trimws(as.character(jornada$P_Avg_302_20cm))==trimws("NaN")),NA,jornada$P_Avg_302_20cm)               
suppressWarnings(jornada$P_Avg_302_20cm <- ifelse(!is.na(as.numeric("NaN")) & (trimws(as.character(jornada$P_Avg_302_20cm))==as.character(as.numeric("NaN"))),NA,jornada$P_Avg_302_20cm))
jornada$Period_Avg_302_20cm <- ifelse((trimws(as.character(jornada$Period_Avg_302_20cm))==trimws("NaN")),NA,jornada$Period_Avg_302_20cm)               
suppressWarnings(jornada$Period_Avg_302_20cm <- ifelse(!is.na(as.numeric("NaN")) & (trimws(as.character(jornada$Period_Avg_302_20cm))==as.character(as.numeric("NaN"))),NA,jornada$Period_Avg_302_20cm))
jornada$Voltage_Ratio_Avg_302_20cm <- ifelse((trimws(as.character(jornada$Voltage_Ratio_Avg_302_20cm))==trimws("NaN")),NA,jornada$Voltage_Ratio_Avg_302_20cm)               
suppressWarnings(jornada$Voltage_Ratio_Avg_302_20cm <- ifelse(!is.na(as.numeric("NaN")) & (trimws(as.character(jornada$Voltage_Ratio_Avg_302_20cm))==as.character(as.numeric("NaN"))),NA,jornada$Voltage_Ratio_Avg_302_20cm))
jornada$VWC_Avg_302_30cm <- ifelse((trimws(as.character(jornada$VWC_Avg_302_30cm))==trimws("NaN")),NA,jornada$VWC_Avg_302_30cm)               
suppressWarnings(jornada$VWC_Avg_302_30cm <- ifelse(!is.na(as.numeric("NaN")) & (trimws(as.character(jornada$VWC_Avg_302_30cm))==as.character(as.numeric("NaN"))),NA,jornada$VWC_Avg_302_30cm))
jornada$EC_Avg_302_30cm <- ifelse((trimws(as.character(jornada$EC_Avg_302_30cm))==trimws("NaN")),NA,jornada$EC_Avg_302_30cm)               
suppressWarnings(jornada$EC_Avg_302_30cm <- ifelse(!is.na(as.numeric("NaN")) & (trimws(as.character(jornada$EC_Avg_302_30cm))==as.character(as.numeric("NaN"))),NA,jornada$EC_Avg_302_30cm))
jornada$Soil_Temp_Avg_302_30cm <- ifelse((trimws(as.character(jornada$Soil_Temp_Avg_302_30cm))==trimws("NaN")),NA,jornada$Soil_Temp_Avg_302_30cm)               
suppressWarnings(jornada$Soil_Temp_Avg_302_30cm <- ifelse(!is.na(as.numeric("NaN")) & (trimws(as.character(jornada$Soil_Temp_Avg_302_30cm))==as.character(as.numeric("NaN"))),NA,jornada$Soil_Temp_Avg_302_30cm))
jornada$P_Avg_302_30cm <- ifelse((trimws(as.character(jornada$P_Avg_302_30cm))==trimws("NaN")),NA,jornada$P_Avg_302_30cm)               
suppressWarnings(jornada$P_Avg_302_30cm <- ifelse(!is.na(as.numeric("NaN")) & (trimws(as.character(jornada$P_Avg_302_30cm))==as.character(as.numeric("NaN"))),NA,jornada$P_Avg_302_30cm))
jornada$Period_Avg_302_30cm <- ifelse((trimws(as.character(jornada$Period_Avg_302_30cm))==trimws("NaN")),NA,jornada$Period_Avg_302_30cm)               
suppressWarnings(jornada$Period_Avg_302_30cm <- ifelse(!is.na(as.numeric("NaN")) & (trimws(as.character(jornada$Period_Avg_302_30cm))==as.character(as.numeric("NaN"))),NA,jornada$Period_Avg_302_30cm))
jornada$Voltage_Ratio_Avg_302_30cm <- ifelse((trimws(as.character(jornada$Voltage_Ratio_Avg_302_30cm))==trimws("NaN")),NA,jornada$Voltage_Ratio_Avg_302_30cm)               
suppressWarnings(jornada$Voltage_Ratio_Avg_302_30cm <- ifelse(!is.na(as.numeric("NaN")) & (trimws(as.character(jornada$Voltage_Ratio_Avg_302_30cm))==as.character(as.numeric("NaN"))),NA,jornada$Voltage_Ratio_Avg_302_30cm))
jornada$VwcCorr_Avg_301_10cm <- ifelse((trimws(as.character(jornada$VwcCorr_Avg_301_10cm))==trimws("NaN")),NA,jornada$VwcCorr_Avg_301_10cm)               
suppressWarnings(jornada$VwcCorr_Avg_301_10cm <- ifelse(!is.na(as.numeric("NaN")) & (trimws(as.character(jornada$VwcCorr_Avg_301_10cm))==as.character(as.numeric("NaN"))),NA,jornada$VwcCorr_Avg_301_10cm))
jornada$VwcCorr_Avg_301_20cm <- ifelse((trimws(as.character(jornada$VwcCorr_Avg_301_20cm))==trimws("NaN")),NA,jornada$VwcCorr_Avg_301_20cm)               
suppressWarnings(jornada$VwcCorr_Avg_301_20cm <- ifelse(!is.na(as.numeric("NaN")) & (trimws(as.character(jornada$VwcCorr_Avg_301_20cm))==as.character(as.numeric("NaN"))),NA,jornada$VwcCorr_Avg_301_20cm))
jornada$VwcCorr_Avg_301_30cm <- ifelse((trimws(as.character(jornada$VwcCorr_Avg_301_30cm))==trimws("NaN")),NA,jornada$VwcCorr_Avg_301_30cm)               
suppressWarnings(jornada$VwcCorr_Avg_301_30cm <- ifelse(!is.na(as.numeric("NaN")) & (trimws(as.character(jornada$VwcCorr_Avg_301_30cm))==as.character(as.numeric("NaN"))),NA,jornada$VwcCorr_Avg_301_30cm))
jornada$VwcCorr_Avg_302_10cm <- ifelse((trimws(as.character(jornada$VwcCorr_Avg_302_10cm))==trimws("NaN")),NA,jornada$VwcCorr_Avg_302_10cm)               
suppressWarnings(jornada$VwcCorr_Avg_302_10cm <- ifelse(!is.na(as.numeric("NaN")) & (trimws(as.character(jornada$VwcCorr_Avg_302_10cm))==as.character(as.numeric("NaN"))),NA,jornada$VwcCorr_Avg_302_10cm))
jornada$VwcCorr_Avg_302_20cm <- ifelse((trimws(as.character(jornada$VwcCorr_Avg_302_20cm))==trimws("NaN")),NA,jornada$VwcCorr_Avg_302_20cm)               
suppressWarnings(jornada$VwcCorr_Avg_302_20cm <- ifelse(!is.na(as.numeric("NaN")) & (trimws(as.character(jornada$VwcCorr_Avg_302_20cm))==as.character(as.numeric("NaN"))),NA,jornada$VwcCorr_Avg_302_20cm))
jornada$VwcCorr_Avg_302_30cm <- ifelse((trimws(as.character(jornada$VwcCorr_Avg_302_30cm))==trimws("NaN")),NA,jornada$VwcCorr_Avg_302_30cm)               
suppressWarnings(jornada$VwcCorr_Avg_302_30cm <- ifelse(!is.na(as.numeric("NaN")) & (trimws(as.character(jornada$VwcCorr_Avg_302_30cm))==as.character(as.numeric("NaN"))),NA,jornada$VwcCorr_Avg_302_30cm))

#Selecting for only VWC, volumetric water content
View(jornada)
jornadaVWC <- jornada %>%
  select(Date,
         Year,
         YearDay,
         RECORD,
         Sitename,
         VWC_Avg_301_10cm,
         VWC_Avg_301_20cm,
         VWC_Avg_301_30cm,
         VWC_Avg_302_10cm,
         VWC_Avg_302_20cm,
         VWC_Avg_302_30cm)
View(jornadaVWC)

#making the data longer so I can plot multiple series on one graph
jorVWClong <- jornadaVWC %>%
  pivot_longer(cols = c(VWC_Avg_301_10cm,
                        VWC_Avg_301_20cm,
                        VWC_Avg_301_30cm,
                        VWC_Avg_302_10cm,
                        VWC_Avg_302_20cm,
                        VWC_Avg_302_30cm),
               names_to = "Depth",
               values_to = "VWC_avg")
View(jorVWClong)

#Filtering for specific years
jornada2014 <- jorVWClong %>%
  filter(Year == 2014)
jornada2015 <- jorVWClong %>%
  filter(Year == 2015)
jornada2016 <- jorVWClong %>%
  filter(Year == 2016)
jornada2017 <- jorVWClong %>%
  filter(Year == 2017)
jornada2018 <- jorVWClong %>%
  filter(Year == 2018)
jornada2019 <- jorVWClong %>%
  filter(Year == 2019)
jornada2020 <- jorVWClong %>%
  filter(Year == 2020)
jornada2021 <- jorVWClong %>%
  filter(Year == 2021)
jornada2022 <- jorVWClong %>%
  filter(Year == 2022)

#separating 301 and 302
jornada2014a <- jornada2014 %>%
  filter(grepl("301",Depth))
jornada2015a <- jornada2015 %>%
  filter(grepl("301",Depth))
jornada2016a <- jornada2016 %>%
  filter(grepl("301",Depth))
jornada2017a <- jornada2017 %>%
  filter(grepl("301",Depth))
jornada2018a <- jornada2018 %>%
  filter(grepl("301",Depth))
jornada2019a <- jornada2019 %>%
  filter(grepl("301",Depth))
jornada2020a <- jornada2020 %>%
  filter(grepl("301",Depth))
jornada2021a <- jornada2021 %>%
  filter(grepl("301",Depth))
jornada2022a <- jornada2022 %>%
  filter(grepl("301",Depth))

jornada2014 <- jorVWClong %>%
  filter(Year == 2014)
jornada2015 <- jorVWClong %>%
  filter(Year == 2015)
jornada2016 <- jorVWClong %>%
  filter(Year == 2016)
jornada2017 <- jorVWClong %>%
  filter(Year == 2017)
jornada2018 <- jorVWClong %>%
  filter(Year == 2018)
jornada2019 <- jorVWClong %>%
  filter(Year == 2019)
jornada2020 <- jorVWClong %>%
  filter(Year == 2020)
jornada2021 <- jorVWClong %>%
  filter(Year == 2021)
jornada2022 <- jorVWClong %>%
  filter(Year == 2022)

jornada2014b <- jornada2014 %>%
  filter(grepl("302",Depth))
jornada2015b <- jornada2015 %>%
  filter(grepl("302",Depth))
jornada2016b <- jornada2016 %>%
  filter(grepl("302",Depth))
jornada2017b <- jornada2017 %>%
  filter(grepl("302",Depth))
jornada2018b <- jornada2018 %>%
  filter(grepl("302",Depth))
jornada2019b <- jornada2019 %>%
  filter(grepl("302",Depth))
jornada2020b <- jornada2020 %>%
  filter(grepl("302",Depth))
jornada2021b <- jornada2021 %>%
  filter(grepl("302",Depth))
jornada2022b <- jornada2022 %>%
  filter(grepl("302",Depth))

#visualization
jor14a_plot <- jornada2014a %>%
  ggplot(aes(x = YearDay,y = VWC_avg,colour = Depth)) + 
  geom_line(linewidth = 1.3) +
  labs(x="Day of Year",y="Average volumetric water content ()") + 
  theme_clean()
jor14a_plot
  